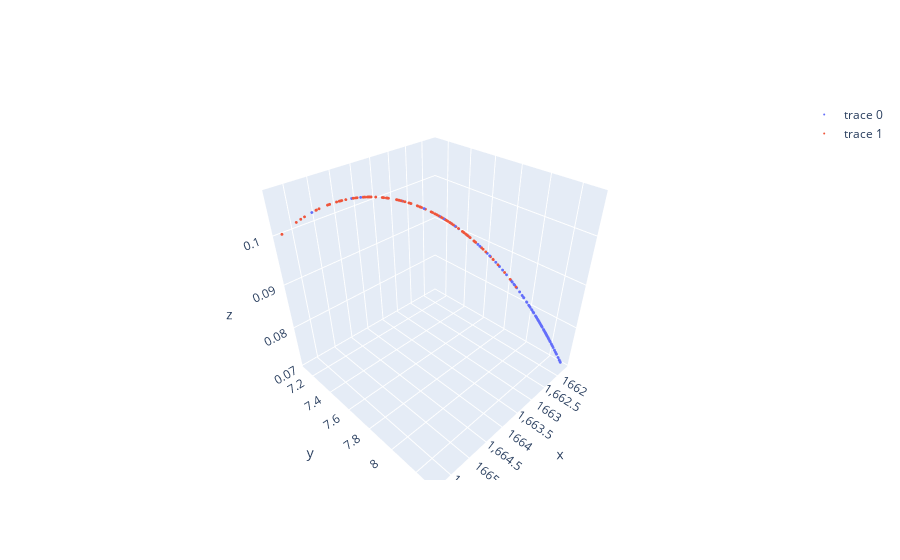

This figure's notebook cell:
### Markdown cell above
Change direction

### Code cell
reference_point = [1665,7.4,0.1]
pref_int_nums_plus, plot_int_nums_plus = int_nums_plus.requests()
pref_int_nums_plus[2].response = pd.DataFrame([reference_point], columns=pref_int_nums_plus[2].content['dimensions_data'].columns)
pref_int_nums_plus, plot_int_nums_plus  = int_nums_plus.iterate(pref_int_nums_plus[2])
print(int_nums_plus._current_display_solutions)
print(int_nums_plus._reference_point_list)

fig = plot_complete(int_nums_plus.population.objectives,front)
fig
